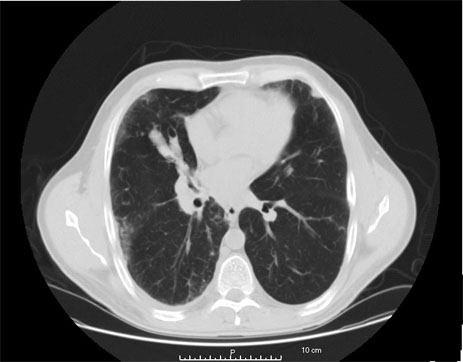
%> input picture HW3/chest-ct-scan.jpg, 463 x 362 px
$ octave Q6.m   (GNU Octave 9; MATLAB toolbox functions it lacks are replaced by stand-ins)
%> lines starting %> are read from the running program, lines starting %| are printed output that depends on the picture
clear;close all;clc

MRI_data = imread('..\..\chest-ct-scan.jpg');
%> MRI_data is the input picture: size 362x463x3 uint8; min 0, max 255, mean 85.6
gray_data = im2double(rgb2gray(MRI_data));

noisy_10db = awgn(gray_data,10);
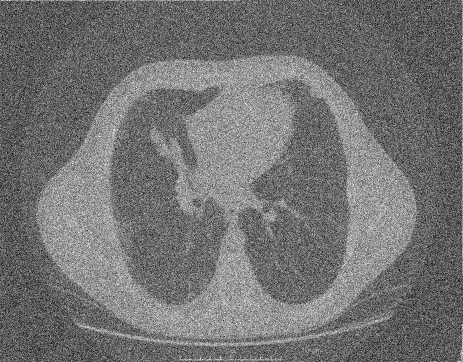
%> noisy_10db: size 362x463 double; min -1.21, max 2.2, mean 0.335; drawn with min black and max white
noisy_15db = awgn(gray_data,15);
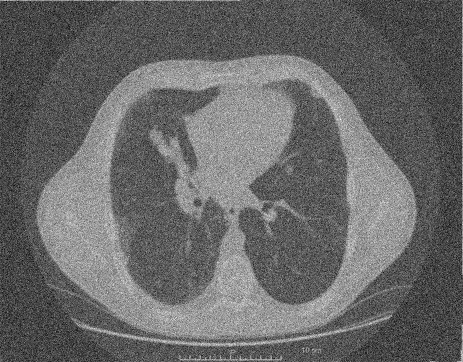
%> noisy_15db: size 362x463 double; min -0.684, max 1.81, mean 0.336; drawn with min black and max white
noisy_20db = awgn(gray_data,20);
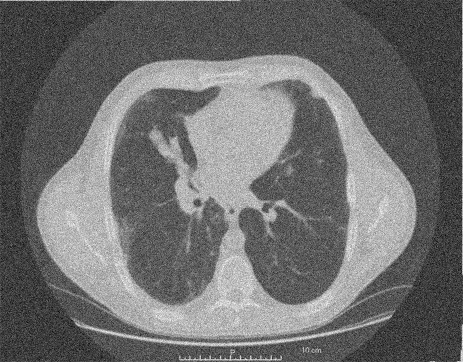
%> noisy_20db: size 362x463 double; min -0.426, max 1.33, mean 0.335; drawn with min black and max white

psnr_noisy_10db = psnr(noisy_10db,gray_data);
%> psnr_noisy_10db = 10
psnr_noisy_15db = psnr(noisy_15db,gray_data);
%> psnr_noisy_15db = 15.02
psnr_noisy_20db = psnr(noisy_20db,gray_data);
%> psnr_noisy_20db = 19.99

filtered_5x5_10db = medfilt2(noisy_10db, [5 5]);
filtered_5x5_15db = medfilt2(noisy_15db, [5 5]);
filtered_5x5_20db = medfilt2(noisy_20db, [5 5]);
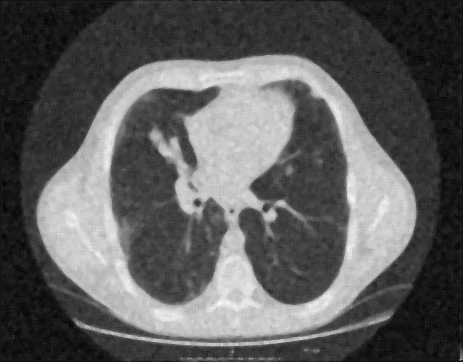
%> filtered_5x5_20db: size 362x463 double; min -0.1, max 1.07, mean 0.331; drawn with min black and max white

psnr_median_10db = psnr(filtered_5x5_10db, gray_data);
%> psnr_median_10db = 19.98
psnr_median_15db = psnr(filtered_5x5_15db, gray_data);
%> psnr_median_15db = 22.55
psnr_median_20db = psnr(filtered_5x5_20db, gray_data);
%> psnr_median_20db = 23.99

smoothed_10db = conv2(noisy_10db, fspecial('average', [5 5]), 'same');
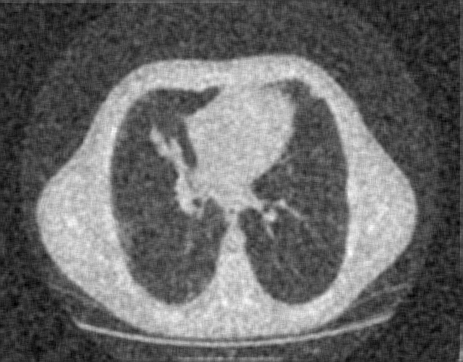
%> smoothed_10db: size 362x463 double; min -0.251, max 1.18, mean 0.333; drawn with min black and max white
smoothed_15db = conv2(noisy_15db, fspecial('average', [5 5]), 'same');
smoothed_20db = conv2(noisy_20db, fspecial('average', [5 5]), 'same');

psnr_avg_10db = psnr(smoothed_10db, gray_data);
%> psnr_avg_10db = 21.45
psnr_avg_15db = psnr(smoothed_15db, gray_data);
%> psnr_avg_15db = 23.58
psnr_avg_20db = psnr(smoothed_20db, gray_data);
%> psnr_avg_20db = 24.44

figure;
subplot(3,4,1); imshow(gray_data); title('Original');
subplot(3,4,2); imshow(noisy_10db); title(['Noisy PSNR=',num2str(psnr_noisy_10db)]);
subplot(3,4,3); imshow(filtered_5x5_10db); title(['Median PSNR=',num2str(psnr_median_10db)]);
subplot(3,4,4); imshow(smoothed_10db); title(['Average PSNR=',num2str(psnr_avg_10db)]);

subplot(3,4,5); imshow(gray_data); title('Original');
subplot(3,4,6); imshow(noisy_15db); title(['Noisy PSNR=',num2str(psnr_noisy_15db)]);
%> after `imshow(noisy_15db)`:
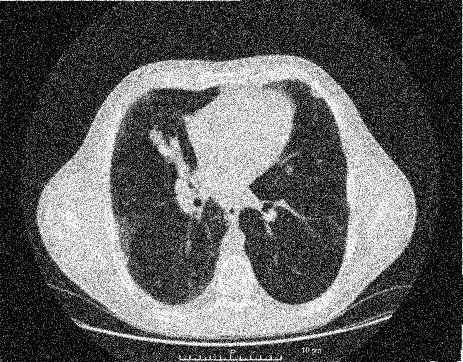
%> displayed picture: size 362x463, on the screen's scale of 0 to 255; min 0, max 255, mean 90.3
subplot(3,4,7); imshow(filtered_5x5_15db); title(['Median PSNR=',num2str(psnr_median_15db)]);
subplot(3,4,8); imshow(smoothed_15db); title(['Average PSNR=',num2str(psnr_avg_15db)]);

subplot(3,4,9); imshow(gray_data); title('Original');
subplot(3,4,10); imshow(noisy_20db); title(['Noisy PSNR=',num2str(psnr_noisy_20db)]);
%> after `imshow(noisy_20db)`:
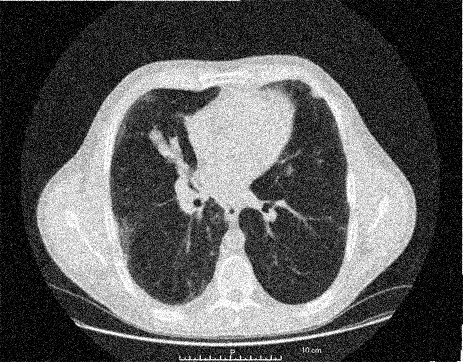
%> displayed picture: size 362x463, on the screen's scale of 0 to 255; min 0, max 255, mean 87.7
subplot(3,4,11); imshow(filtered_5x5_20db); title(['Median PSNR=',num2str(psnr_median_20db)]);
subplot(3,4,12); imshow(smoothed_20db); title(['Average PSNR=',num2str(psnr_avg_20db)]);
